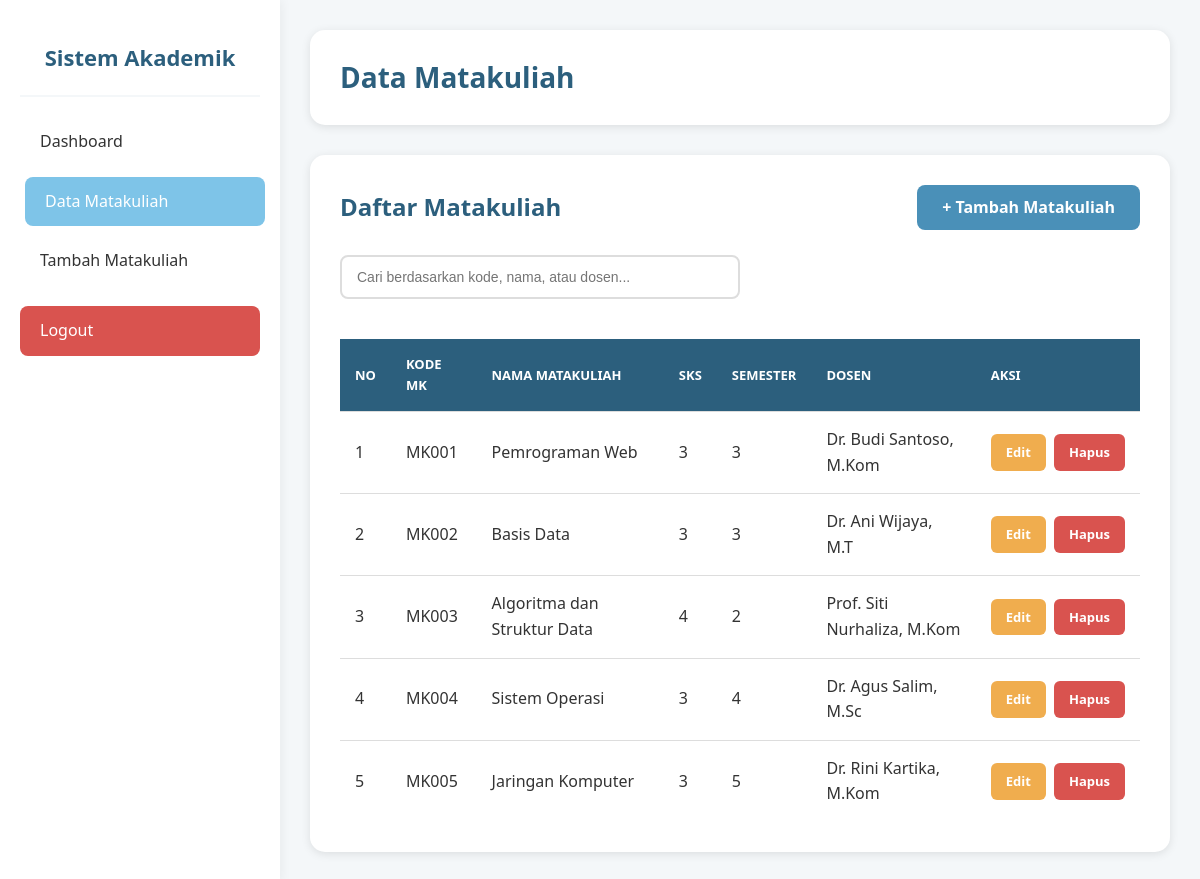
Page /matakuliah_list.php (signed in) on the committed database.
### tables this page shows
CREATE TABLE IF NOT EXISTS matakuliah (
    id INT(11) AUTO_INCREMENT PRIMARY KEY,
    kode_mk VARCHAR(20) NOT NULL UNIQUE,
    nama_mk VARCHAR(100) NOT NULL,
    sks INT(2) NOT NULL,
    semester INT(2) NOT NULL,
    dosen VARCHAR(100) NOT NULL,
    created_at TIMESTAMP DEFAULT CURRENT_TIMESTAMP,
    updated_at TIMESTAMP DEFAULT CURRENT_TIMESTAMP ON UPDATE CURRENT_TIMESTAMP
);

### matakuliah_list.php (the view, shortened to what this page needs)
<?php
require_once 'db.php';
$search = isset($_GET['search']) ? clean_input($_GET['search']) : '';
if (!empty($search)) {
    $query = "SELECT * FROM matakuliah WHERE
              kode_mk LIKE '%$search%' OR
              nama_mk LIKE '%$search%' OR
              dosen LIKE '%$search%'
              ORDER BY kode_mk ASC";
} else {
    $query = "SELECT * FROM matakuliah ORDER BY kode_mk ASC";
}
$result = mysqli_query($conn, $query);
?>
<!DOCTYPE html>
<html lang="id">
<head>
    <link rel="stylesheet" href="style.css">
</head>
<body>
    <div class="dashboard-container">
        <div class="sidebar">
            <div class="sidebar-header">
                <h3>Sistem Akademik</h3>
            </div>
            <ul class="sidebar-menu">
                <li><a href="dashboard.php">Dashboard</a></li>
                <li><a href="matakuliah_list.php" class="active">Data Matakuliah</a></li>
                <li><a href="matakuliah_tambah.php">Tambah Matakuliah</a></li>
                <li><a href="logout.php" class="logout">Logout</a></li>
            </ul>
        </div>
        <div class="main-content">
            <div class="top-header fade-in">
                <h1>Data Matakuliah</h1>
            </div>
            <div class="content-card fade-in">
                <div class="content-header">
                    <h2>Daftar Matakuliah</h2>
                    <a href="matakuliah_tambah.php" class="btn-add">+ Tambah Matakuliah</a>
                </div>
                <div class="search-box">
                    <form method="GET" action="">
                        <input type="text" name="search" placeholder="Cari berdasarkan kode, nama, atau dosen..."
                               value="<?php echo htmlspecialchars($search); ?>">
                    </form>
                </div>
                <?php if (mysqli_num_rows($result) > 0): ?>
                <div class="table-responsive">
                    <table class="table">
                        <thead>
                            <tr>
                                <th>No</th>
                                <th>Kode MK</th>
                                <th>Nama Matakuliah</th>
                                <th>SKS</th>
                                <th>Semester</th>
                                <th>Dosen</th>
                                <th>Aksi</th>
                            </tr>
                        </thead>
                        <tbody>
                            <?php
                            $no = 1;
                            while ($row = mysqli_fetch_assoc($result)):
                            ?>
                            <tr>
                                <td><?php echo $no++; ?></td>
                                <td><?php echo htmlspecialchars($row['kode_mk']); ?></td>
                                <td><?php echo htmlspecialchars($row['nama_mk']); ?></td>
                                <td><?php echo htmlspecialchars($row['sks']); ?></td>
                                <td><?php echo htmlspecialchars($row['semester']); ?></td>
                                <td><?php echo htmlspecialchars($row['dosen']); ?></td>
                                <td>
                                    <div class="table-actions">
                                        <a href="matakuliah_edit.php?id=<?php echo $row['id']; ?>" class="btn-edit">Edit</a>
                                        <a href="matakuliah_hapus.php?id=<?php echo $row['id']; ?>"
                                           class="btn-delete"
                                           onclick="return confirm('Apakah Anda yakin ingin menghapus matakuliah ini?')">Hapus</a>
                                    </div>
                                </td>
                            </tr>
                            <?php endwhile; ?>
                        </tbody>
                    </table>
                </div>
                <?php endif; ?>
            </div>
        </div>
    </div>
</body>
</html>

### style.css (style rules this page uses)
* { margin: 0; padding: 0; box-sizing: border-box; }
:root { --primary-color: #2c5f7d; --secondary-color: #4a90b8; --accent-color: #7ec4e8; --success-color: #5cb85c; --danger-color: #d9534f; --warning-color: #f0ad4e; --light-bg: #f4f7f9; --white: #ffffff; --text-dark: #333; --text-light: #666; --border-color: #ddd; --shadow: 0 2px 10px rgba(0,0,0,0.1); --shadow-hover: 0 4px 20px rgba(0,0,0,0.15); }
body { font-family: 'Segoe UI', Tahoma, Geneva, Verdana, sans-serif; background-color: var(--light-bg); color: var(--text-dark); line-height: 1.6; }
.dashboard-container { display: flex; min-height: 100vh; }
.sidebar { width: 280px; background: var(--white); box-shadow: 2px 0 10px rgba(0,0,0,0.05); padding: 20px; }
.sidebar-header { text-align: center; padding: 20px 0; border-bottom: 2px solid var(--light-bg); margin-bottom: 20px; }
.sidebar-header h3 { color: var(--primary-color); font-size: 22px; font-weight: 600; }
.sidebar-menu { list-style: none; }
.sidebar-menu li { margin-bottom: 10px; }
.sidebar-menu a { display: block; padding: 12px 20px; color: var(--text-dark); text-decoration: none; border-radius: 8px; transition: all 0.3s ease; font-weight: 500; }
.sidebar-menu a:hover, .sidebar-menu a.active { background-color: var(--accent-color); color: var(--white); transform: translateX(5px); }
.sidebar-menu a.logout { background-color: var(--danger-color); color: var(--white); margin-top: 20px; }
.main-content { flex: 1; padding: 30px; }
.top-header { background: var(--white); padding: 25px 30px; border-radius: 15px; box-shadow: var(--shadow); margin-bottom: 30px; }
.top-header h1 { color: var(--primary-color); font-size: 28px; font-weight: 600; }
.content-card { background: var(--white); padding: 30px; border-radius: 15px; box-shadow: var(--shadow); }
.content-header { display: flex; justify-content: space-between; align-items: center; margin-bottom: 25px; flex-wrap: wrap; gap: 15px; }
.content-header h2 { color: var(--primary-color); font-size: 24px; font-weight: 600; }
.btn-add { background-color: var(--secondary-color); color: var(--white); padding: 10px 25px; border-radius: 8px; text-decoration: none; font-weight: 600; transition: all 0.3s ease; display: inline-block; }
.table-responsive { overflow-x: auto; }
.table { width: 100%; border-collapse: collapse; margin-top: 20px; }
.table thead { background-color: var(--primary-color); color: var(--white); }
.table th, .table td { padding: 15px; text-align: left; border-bottom: 1px solid var(--border-color); }
.table th { font-weight: 600; text-transform: uppercase; font-size: 13px; }
.table tbody tr { transition: all 0.3s ease; }
.table tbody tr:last-child td { border-bottom: none; }
.table-actions { display: flex; gap: 8px; }
.btn-edit, .btn-delete, .btn-detail { padding: 8px 15px; border-radius: 6px; text-decoration: none; font-size: 13px; font-weight: 600; transition: all 0.3s ease; display: inline-block; }
.btn-edit { background-color: var(--warning-color); color: var(--white); }
.btn-delete { background-color: var(--danger-color); color: var(--white); }
.search-box { margin-bottom: 20px; }
.search-box input { width: 100%; max-width: 400px; padding: 12px 15px; border: 2px solid var(--border-color); border-radius: 8px; font-size: 14px; transition: all 0.3s ease; }
.fade-in { animation: fadeIn 0.5s ease; }

### rows in the picture
matakuliah: kode_mk "MK001", nama_mk "Pemrograman Web", sks "3", semester "3", dosen "Dr. Budi Santoso, M.Kom"
matakuliah: kode_mk "MK002", nama_mk "Basis Data", sks "3", semester "3", dosen "Dr. Ani Wijaya, M.T"
matakuliah: kode_mk "MK003", nama_mk "Algoritma dan Struktur Data", sks "4", semester "2", dosen "Prof. Siti Nurhaliza, M.Kom"
matakuliah: kode_mk "MK004", nama_mk "Sistem Operasi", sks "3", semester "4", dosen "Dr. Agus Salim, M.Sc"
matakuliah: kode_mk "MK005", nama_mk "Jaringan Komputer", sks "3", semester "5", dosen "Dr. Rini Kartika, M.Kom"
